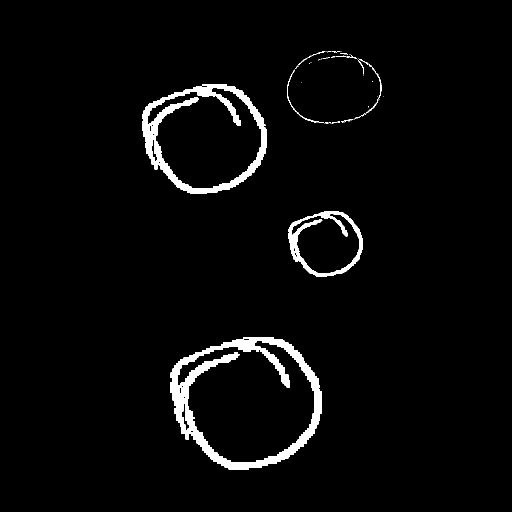
#> input picture DatasetGenerator/tests/test_convex_hull.png, 1024 x 1024 px (shown at 1/2 size)
$ python collision_detector.py
#> lines starting #> are read from the running program, lines starting #| are printed output that depends on the picture; after the words box and inside, x2 and y2 are one past the last pixel; in counts of white or black regions, pixels touching at a corner belong together
import numpy as np
import random
import cv2


def random_point(mat):
    return ((random.randint(0, mat.shape[1])),
            (random.randint(0, mat.shape[0])))


def get_farthest_point_from(origin, points):
    max_distance_point = origin
    max_distance = 0
    for point in points:
        distance = np.linalg.norm(origin-point)
        if distance > max_distance:
            max_distance = distance
            max_distance_point = point
    return max_distance_point


if __name__ == "__main__":
    img = cv2.imread("tests/test_convex_hull.png")
#> img is the input picture: shape (1024, 1024, 3); 3.1% white; 50 white regions (36 under 20 px), largest, box (x1, y1, x2, y2) and area: (341, 674, 644, 939) 16430, (284, 169, 534, 388) 11228, (576, 423, 726, 554) 3976
    img = cv2.resize(img, (0, 0), fx=0.75, fy=0.75)
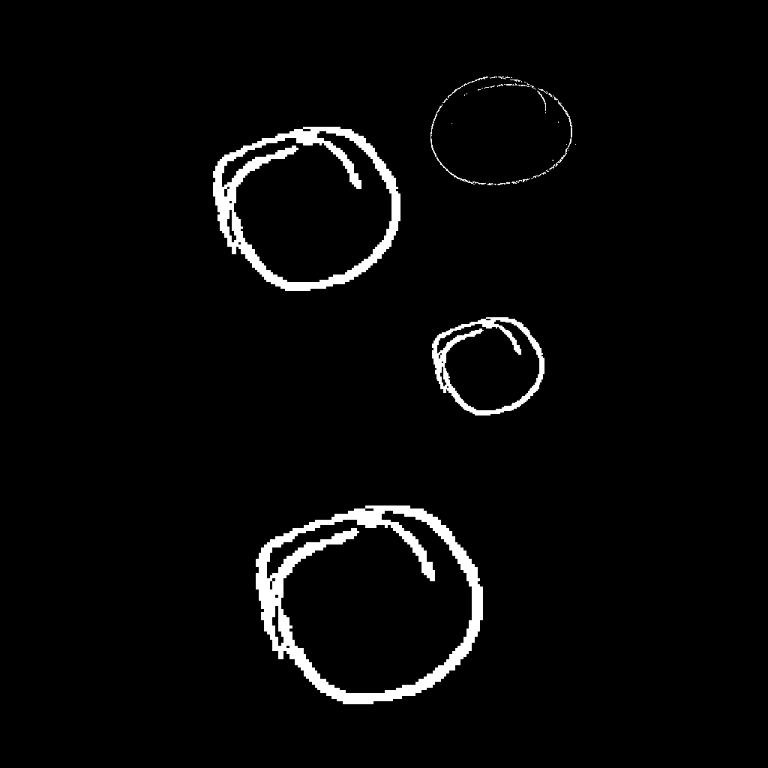
#> img: shape (768, 768, 3); min 0, max 255, mean 7.9
    k = 0
    while k != ord('q'):
        c1 = np.array([370, 600])
        p2 = random_point(img)
#> p2 = (394, 430)
        black = np.zeros(img.shape, dtype=np.uint8)
        line_img = cv2.line(black, c1, p2, (255, 0, 0), 10)  # Tune line size
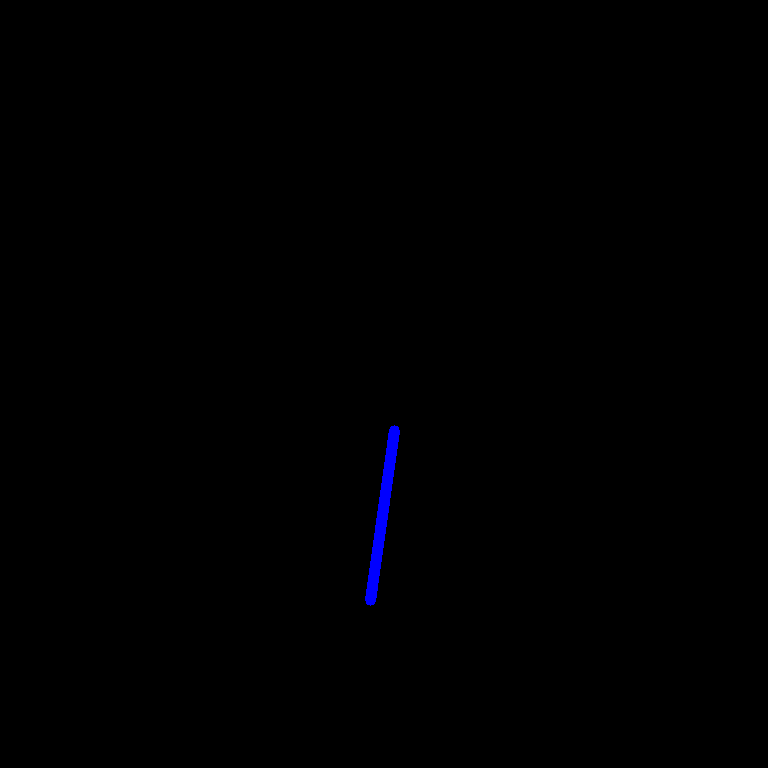
#> line_img: shape (768, 768, 3); mean of channels 0, 1, 2 0.9, 0, 0; drawn as B, G, R
        intersection_img = img & line_img
        # Get y, x and reverse them to be x, y
        intersection_points = [np.flip(c[:2]) for c in np.argwhere(intersection_img)]
#> intersection_points = 198 pairs, first value 375 to 389, second value 505 to 527
        intersection = get_farthest_point_from(c1, intersection_points)
#> the loop in get_farthest_point_from, `for point in points:` made 198 passes
#> (distance, max_distance, max_distance_point) on passes 1 to 12: (95.34, 95.34, [378, 505]), (95.43, 95.43, [379, 505]), (95.52, 95.52, [380, 505]), (95.63, 95.63, [381, 505]), (95.75, 95.75, [382, 505]), (95.89, 95.89, [383, 505]), (96.03, 96.03, [384, 505]), (96.18, 96.18, [385, 505]), (96.34, 96.34, [386, 505]), (96.51, 96.51, [387, 505]), (96.69, 96.69, [388, 505]), (96.88, 96.88, [389, 505])
#> (point, distance) on passes 13 to 18: ([378, 506], 94.34), ([379, 506], 94.43), ([380, 506], 94.53), ([381, 506], 94.64), ([382, 506], 94.76), ([383, 506], 94.89)
#> after the loop in get_farthest_point_from, `for point in points:`: max_distance = 96.88
#> intersection = [389, 505]
        full = img | line_img
        full = cv2.circle(full, intersection, 5, (0, 255, 0), 2)
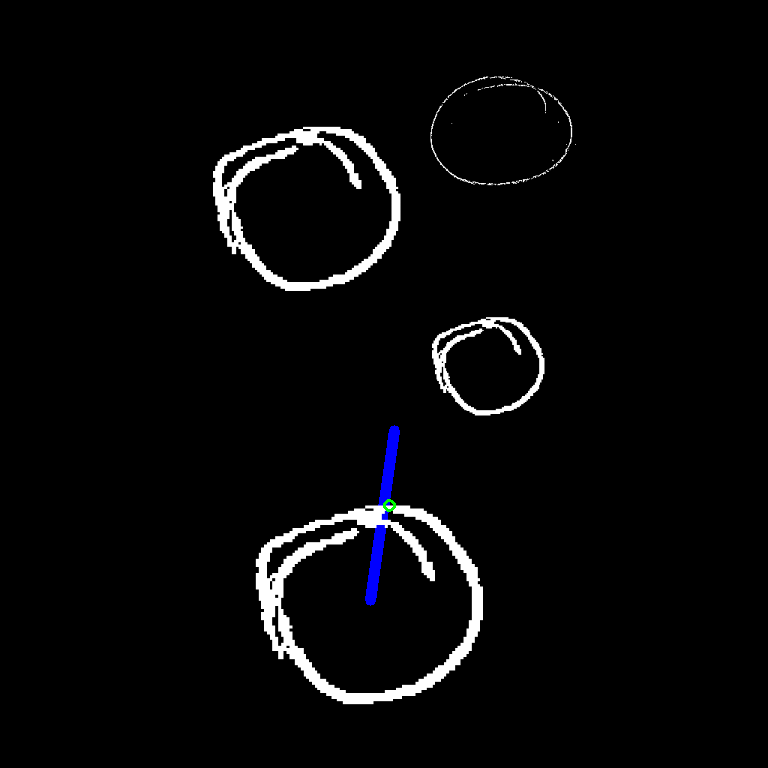
#> full: shape (768, 768, 3); mean B, G, R 8.7, 7.9, 7.9
        cv2.imshow("Press q to exit", full)
        cv2.imshow("Intersections", intersection_img)
        k = cv2.waitKey(0)
#> (key q is pressed here)

$ run again, with DatasetGenerator/tests/test_inter.png copied over DatasetGenerator/tests/test_convex_hull.png
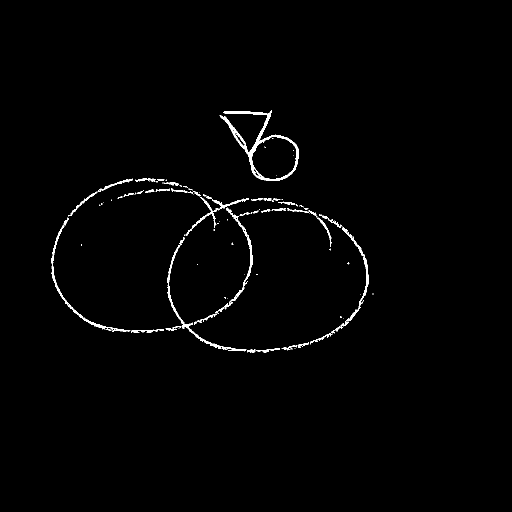
#> input picture DatasetGenerator/tests/test_inter.png, 1024 x 1024 px (shown at 1/2 size)
#> img is the input picture: shape (1024, 1024, 3); 1.1% white; 124 white regions (74 under 20 px), largest, box (x1, y1, x2, y2) and area: (439, 221, 598, 362) 2771, (335, 490, 493, 703) 1149, (449, 415, 505, 619) 925
#> `img = cv2.resize(img, (0, 0), fx=0.75, fy=0.75)`:
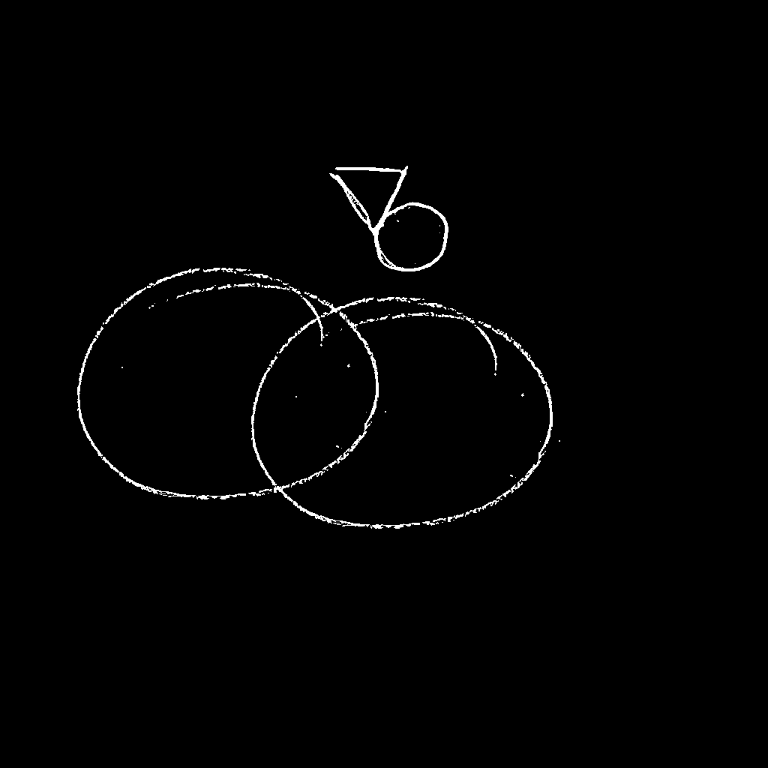
#> img: shape (768, 768, 3); min 0, max 255, mean 2.8
#> p2 = (394, 430)
#> intersection_points = 42 pairs, first value 375 to 386, second value 524 to 528
#> the loop in get_farthest_point_from, `for point in points:` made 42 passes
#> (distance, max_distance, max_distance_point) on passes 1 to 6: (76.24, 76.24, [376, 524]), (76.32, 76.32, [377, 524]), (76.42, 76.42, [378, 524]), (76.79, 76.79, [381, 524]), (76.94, 76.94, [382, 524]), (77.1, 77.1, [383, 524])
#> after the loop in get_farthest_point_from, `for point in points:`: max_distance = 77.1
#> intersection = [383, 524]
#> `full = cv2.circle(full, intersection, 5, (0, 255, 0), 2)`:
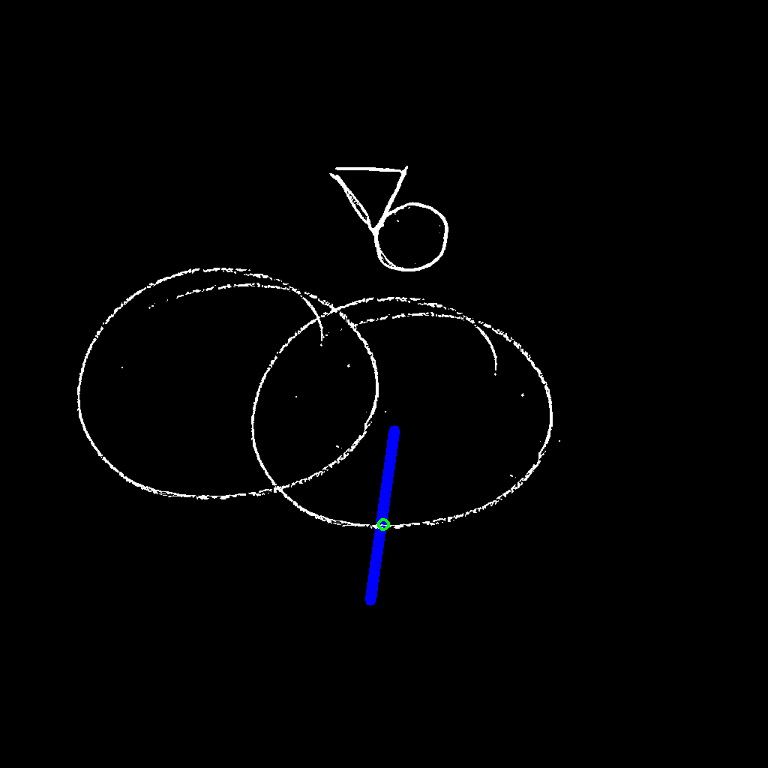
#> full: shape (768, 768, 3); mean B, G, R 3.6, 2.8, 2.8
